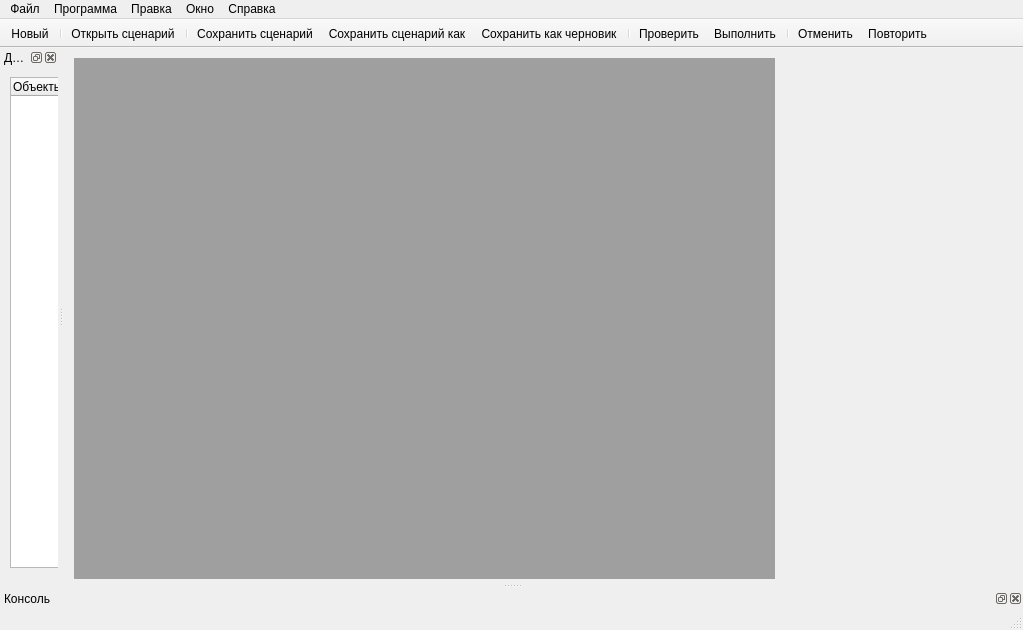
<?xml version="1.0" encoding="UTF-8"?>
<ui version="4.0">
 <class>GSScriptEditor</class>
 <widget class="QMainWindow" name="GSScriptEditor">
  <property name="windowModality">
   <enum>Qt::NonModal</enum>
  </property>
  <property name="geometry">
   <rect>
    <x>0</x>
    <y>0</y>
    <width>1023</width>
    <height>630</height>
   </rect>
  </property>
  <property name="windowTitle">
   <string>GeekSpace Редатор сценариев</string>
  </property>
  <property name="windowIcon">
   <iconset>
    <normalon>:/script</normalon>
   </iconset>
  </property>
  <property name="dockOptions">
   <set>QMainWindow::AllowTabbedDocks|QMainWindow::AnimatedDocks</set>
  </property>
  <widget class="QWidget" name="centralwidget">
   <widget class="QWidget" name="horizontalLayoutWidget">
    <property name="geometry">
     <rect>
      <x>10</x>
      <y>10</y>
      <width>701</width>
      <height>521</height>
     </rect>
    </property>
    <layout class="QHBoxLayout" name="horizontalLayout">
     <item>
      <widget class="QMdiArea" name="mdiArea">
       <property name="frameShape">
        <enum>QFrame::NoFrame</enum>
       </property>
       <property name="viewMode">
        <enum>QMdiArea::TabbedView</enum>
       </property>
       <property name="documentMode">
        <bool>true</bool>
       </property>
       <property name="tabsClosable">
        <bool>true</bool>
       </property>
       <property name="tabsMovable">
        <bool>true</bool>
       </property>
       <property name="tabShape">
        <enum>QTabWidget::Triangular</enum>
       </property>
       <property name="tabPosition">
        <enum>QTabWidget::North</enum>
       </property>
      </widget>
     </item>
    </layout>
   </widget>
  </widget>
  <widget class="QMenuBar" name="menubar">
   <property name="geometry">
    <rect>
     <x>0</x>
     <y>0</y>
     <width>1023</width>
     <height>21</height>
    </rect>
   </property>
   <widget class="QMenu" name="menu">
    <property name="title">
     <string>Файл</string>
    </property>
    <addaction name="actionNew"/>
    <addaction name="separator"/>
    <addaction name="actionOpenScript"/>
    <addaction name="actionOpenFromFile"/>
    <addaction name="separator"/>
    <addaction name="actionSaveScript"/>
    <addaction name="actionSaveScriptAs"/>
    <addaction name="separator"/>
    <addaction name="actionSaveInFile"/>
   </widget>
   <widget class="QMenu" name="menu_2">
    <property name="title">
     <string>Правка</string>
    </property>
    <addaction name="actionUndo"/>
    <addaction name="actionRedo"/>
    <addaction name="separator"/>
    <addaction name="actionFind"/>
   </widget>
   <widget class="QMenu" name="menu_3">
    <property name="title">
     <string>Справка</string>
    </property>
    <addaction name="actionAboutLanguage"/>
   </widget>
   <widget class="QMenu" name="menu_4">
    <property name="title">
     <string>Программа</string>
    </property>
    <addaction name="actionRun"/>
    <addaction name="actionCheck"/>
   </widget>
   <widget class="QMenu" name="menu_5">
    <property name="title">
     <string>Окно</string>
    </property>
    <addaction name="actionConsole"/>
    <addaction name="actionActions"/>
   </widget>
   <addaction name="menu"/>
   <addaction name="menu_4"/>
   <addaction name="menu_2"/>
   <addaction name="menu_5"/>
   <addaction name="menu_3"/>
  </widget>
  <widget class="QStatusBar" name="statusbar"/>
  <widget class="QDockWidget" name="dockActions">
   <property name="layoutDirection">
    <enum>Qt::LeftToRight</enum>
   </property>
   <property name="autoFillBackground">
    <bool>false</bool>
   </property>
   <property name="windowTitle">
    <string>Действия и переменные:</string>
   </property>
   <attribute name="dockWidgetArea">
    <number>1</number>
   </attribute>
   <widget class="QWidget" name="dockWidgetContents">
    <widget class="QTreeWidget" name="treeActions">
     <property name="geometry">
      <rect>
       <x>10</x>
       <y>10</y>
       <width>151</width>
       <height>491</height>
      </rect>
     </property>
     <column>
      <property name="text">
       <string>Объекты</string>
      </property>
     </column>
    </widget>
   </widget>
  </widget>
  <widget class="QToolBar" name="toolBar">
   <property name="windowTitle">
    <string>toolBar</string>
   </property>
   <property name="movable">
    <bool>false</bool>
   </property>
   <property name="iconSize">
    <size>
     <width>32</width>
     <height>32</height>
    </size>
   </property>
   <property name="toolButtonStyle">
    <enum>Qt::ToolButtonIconOnly</enum>
   </property>
   <property name="floatable">
    <bool>false</bool>
   </property>
   <attribute name="toolBarArea">
    <enum>TopToolBarArea</enum>
   </attribute>
   <attribute name="toolBarBreak">
    <bool>false</bool>
   </attribute>
   <addaction name="actionNew"/>
   <addaction name="separator"/>
   <addaction name="actionOpenScript"/>
   <addaction name="separator"/>
   <addaction name="actionSaveScript"/>
   <addaction name="actionSaveScriptAs"/>
   <addaction name="actionSaveDraft"/>
   <addaction name="separator"/>
   <addaction name="actionCheck"/>
   <addaction name="actionRun"/>
   <addaction name="separator"/>
   <addaction name="actionUndo"/>
   <addaction name="actionRedo"/>
  </widget>
  <widget class="QDockWidget" name="dockConsole">
   <property name="windowTitle">
    <string>Консоль</string>
   </property>
   <attribute name="dockWidgetArea">
    <number>8</number>
   </attribute>
   <widget class="QWidget" name="dockWidgetContents_2">
    <widget class="QTextEdit" name="console">
     <property name="geometry">
      <rect>
       <x>50</x>
       <y>10</y>
       <width>871</width>
       <height>71</height>
      </rect>
     </property>
    </widget>
   </widget>
  </widget>
  <action name="actionSaveScript">
   <property name="icon">
    <iconset>
     <normalon>:/save.png</normalon>
    </iconset>
   </property>
   <property name="text">
    <string>Сохранить сценарий</string>
   </property>
   <property name="toolTip">
    <string>Сохранить сценарий</string>
   </property>
   <property name="shortcut">
    <string>Ctrl+S</string>
   </property>
  </action>
  <action name="actionSaveScriptAs">
   <property name="icon">
    <iconset>
     <normalon>:/saveAs</normalon>
    </iconset>
   </property>
   <property name="text">
    <string>Сохранить сценарий как</string>
   </property>
   <property name="toolTip">
    <string>Сохранить сценарий как</string>
   </property>
   <property name="shortcut">
    <string>Ctrl+Shift+S</string>
   </property>
  </action>
  <action name="actionNew">
   <property name="icon">
    <iconset>
     <normalon>:/newScript</normalon>
    </iconset>
   </property>
   <property name="text">
    <string>Новый</string>
   </property>
   <property name="shortcut">
    <string>Ctrl+N</string>
   </property>
  </action>
  <action name="actionSaveInFile">
   <property name="text">
    <string>Сохранить в файл</string>
   </property>
   <property name="shortcut">
    <string>Ctrl+Alt+S</string>
   </property>
  </action>
  <action name="actionOpenScript">
   <property name="icon">
    <iconset>
     <normalon>:/open.png</normalon>
    </iconset>
   </property>
   <property name="text">
    <string>Открыть сценарий</string>
   </property>
   <property name="toolTip">
    <string>Открыть сценарий</string>
   </property>
   <property name="shortcut">
    <string>Ctrl+O</string>
   </property>
  </action>
  <action name="actionOpenFromFile">
   <property name="text">
    <string>Открыть из файла</string>
   </property>
   <property name="shortcut">
    <string>Ctrl+Alt+O</string>
   </property>
  </action>
  <action name="actionUndo">
   <property name="icon">
    <iconset>
     <normalon>:/undo</normalon>
    </iconset>
   </property>
   <property name="text">
    <string>Отменить</string>
   </property>
   <property name="shortcut">
    <string>Ctrl+Z</string>
   </property>
  </action>
  <action name="actionRedo">
   <property name="icon">
    <iconset>
     <normalon>:/redo</normalon>
    </iconset>
   </property>
   <property name="text">
    <string>Повторить</string>
   </property>
   <property name="shortcut">
    <string>Ctrl+Shift+Z</string>
   </property>
  </action>
  <action name="actionFind">
   <property name="text">
    <string>Найти</string>
   </property>
   <property name="shortcut">
    <string>Ctrl+F</string>
   </property>
  </action>
  <action name="actionAboutLanguage">
   <property name="text">
    <string>Об языке</string>
   </property>
   <property name="shortcut">
    <string>Ctrl+F1</string>
   </property>
  </action>
  <action name="actionCheck">
   <property name="icon">
    <iconset>
     <normalon>:/icons/checkScript.png</normalon>
    </iconset>
   </property>
   <property name="text">
    <string>Проверить</string>
   </property>
   <property name="shortcut">
    <string>Ctrl+T</string>
   </property>
  </action>
  <action name="actionRun">
   <property name="icon">
    <iconset>
     <normalon>:/icons/runScript.png</normalon>
    </iconset>
   </property>
   <property name="text">
    <string>Выполнить</string>
   </property>
   <property name="shortcut">
    <string>Ctrl+R</string>
   </property>
  </action>
  <action name="actionConsole">
   <property name="checkable">
    <bool>true</bool>
   </property>
   <property name="text">
    <string>Консоль</string>
   </property>
   <property name="shortcut">
    <string>Ctrl+Shift+C</string>
   </property>
  </action>
  <action name="actionActions">
   <property name="checkable">
    <bool>true</bool>
   </property>
   <property name="text">
    <string>Действия и переменные</string>
   </property>
   <property name="shortcut">
    <string>Ctrl+Shift+A</string>
   </property>
  </action>
  <action name="actionSaveDraft">
   <property name="icon">
    <iconset>
     <normalon>:/saveDraft</normalon>
    </iconset>
   </property>
   <property name="text">
    <string>Сохранить как черновик</string>
   </property>
   <property name="toolTip">
    <string>Сохранить как черновик</string>
   </property>
  </action>
 </widget>
 <resources/>
 <connections/>
</ui>
